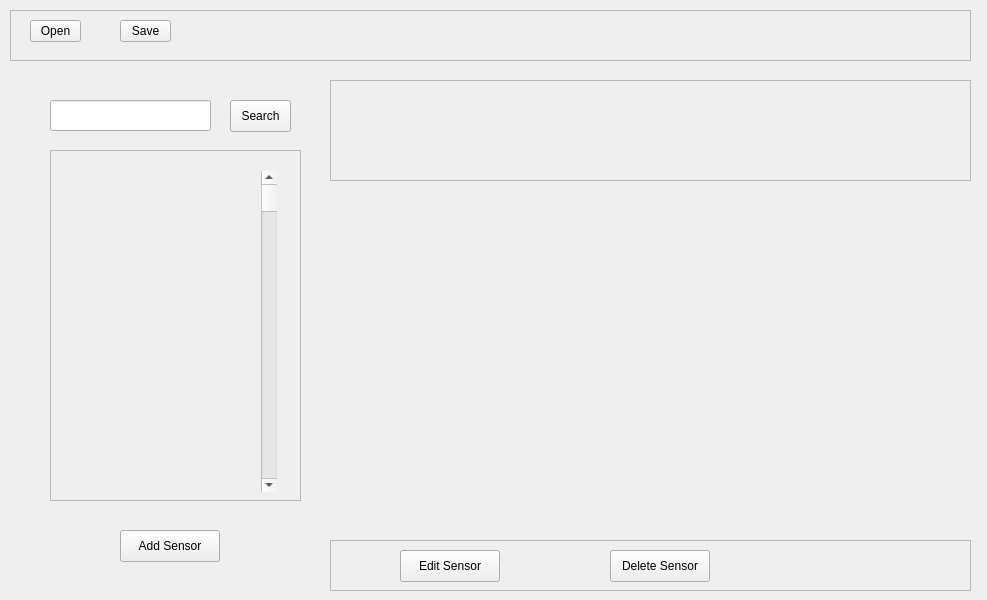
<?xml version="1.0" encoding="UTF-8"?>
<ui version="4.0">
 <class>MainWindow</class>
 <widget class="QMainWindow" name="MainWindow">
  <property name="geometry">
   <rect>
    <x>0</x>
    <y>0</y>
    <width>987</width>
    <height>600</height>
   </rect>
  </property>
  <property name="windowTitle">
   <string>MainWindow</string>
  </property>
  <widget class="QWidget" name="centralwidget">
   <widget class="QFrame" name="ToolBarFrame">
    <property name="geometry">
     <rect>
      <x>10</x>
      <y>10</y>
      <width>961</width>
      <height>51</height>
     </rect>
    </property>
    <property name="frameShape">
     <enum>QFrame::StyledPanel</enum>
    </property>
    <property name="frameShadow">
     <enum>QFrame::Raised</enum>
    </property>
    <widget class="QToolButton" name="OpenFileButton">
     <property name="geometry">
      <rect>
       <x>20</x>
       <y>10</y>
       <width>51</width>
       <height>22</height>
      </rect>
     </property>
     <property name="text">
      <string>Open</string>
     </property>
    </widget>
    <widget class="QToolButton" name="SaveFileButton">
     <property name="geometry">
      <rect>
       <x>110</x>
       <y>10</y>
       <width>51</width>
       <height>22</height>
      </rect>
     </property>
     <property name="text">
      <string>Save</string>
     </property>
    </widget>
   </widget>
   <widget class="QWidget" name="SensorPanel" native="true">
    <property name="geometry">
     <rect>
      <x>30</x>
      <y>80</y>
      <width>281</width>
      <height>491</height>
     </rect>
    </property>
    <widget class="QLineEdit" name="SearchLineEdit">
     <property name="geometry">
      <rect>
       <x>20</x>
       <y>20</y>
       <width>161</width>
       <height>31</height>
      </rect>
     </property>
    </widget>
    <widget class="QPushButton" name="SearchButton">
     <property name="geometry">
      <rect>
       <x>200</x>
       <y>20</y>
       <width>61</width>
       <height>32</height>
      </rect>
     </property>
     <property name="text">
      <string>Search</string>
     </property>
    </widget>
    <widget class="QPushButton" name="AddSensorButton">
     <property name="geometry">
      <rect>
       <x>90</x>
       <y>450</y>
       <width>100</width>
       <height>32</height>
      </rect>
     </property>
     <property name="text">
      <string>Add Sensor</string>
     </property>
    </widget>
    <widget class="QScrollArea" name="SensorPanelScrollArea">
     <property name="geometry">
      <rect>
       <x>20</x>
       <y>70</y>
       <width>251</width>
       <height>351</height>
      </rect>
     </property>
     <property name="widgetResizable">
      <bool>true</bool>
     </property>
     <widget class="QWidget" name="scrollAreaWidgetContents">
      <property name="geometry">
       <rect>
        <x>0</x>
        <y>0</y>
        <width>249</width>
        <height>349</height>
       </rect>
      </property>
      <widget class="QScrollBar" name="SensorPanelScrollBar">
       <property name="geometry">
        <rect>
         <x>210</x>
         <y>20</y>
         <width>16</width>
         <height>321</height>
        </rect>
       </property>
       <property name="orientation">
        <enum>Qt::Vertical</enum>
       </property>
      </widget>
     </widget>
    </widget>
   </widget>
   <widget class="QFrame" name="SensorLogoFrame">
    <property name="geometry">
     <rect>
      <x>330</x>
      <y>80</y>
      <width>641</width>
      <height>101</height>
     </rect>
    </property>
    <property name="frameShape">
     <enum>QFrame::StyledPanel</enum>
    </property>
    <property name="frameShadow">
     <enum>QFrame::Raised</enum>
    </property>
   </widget>
   <widget class="QFrame" name="ButtonLayout">
    <property name="geometry">
     <rect>
      <x>330</x>
      <y>540</y>
      <width>641</width>
      <height>51</height>
     </rect>
    </property>
    <property name="frameShape">
     <enum>QFrame::StyledPanel</enum>
    </property>
    <property name="frameShadow">
     <enum>QFrame::Raised</enum>
    </property>
    <widget class="QPushButton" name="EditSensorButton">
     <property name="geometry">
      <rect>
       <x>70</x>
       <y>10</y>
       <width>100</width>
       <height>32</height>
      </rect>
     </property>
     <property name="text">
      <string>Edit Sensor</string>
     </property>
    </widget>
    <widget class="QPushButton" name="DeleteSensorButton">
     <property name="geometry">
      <rect>
       <x>280</x>
       <y>10</y>
       <width>100</width>
       <height>32</height>
      </rect>
     </property>
     <property name="text">
      <string>Delete Sensor</string>
     </property>
    </widget>
   </widget>
   <widget class="QWidget" name="ChartWidget" native="true">
    <property name="geometry">
     <rect>
      <x>339</x>
      <y>209</y>
      <width>621</width>
      <height>301</height>
     </rect>
    </property>
   </widget>
  </widget>
 </widget>
 <resources/>
 <connections/>
</ui>
